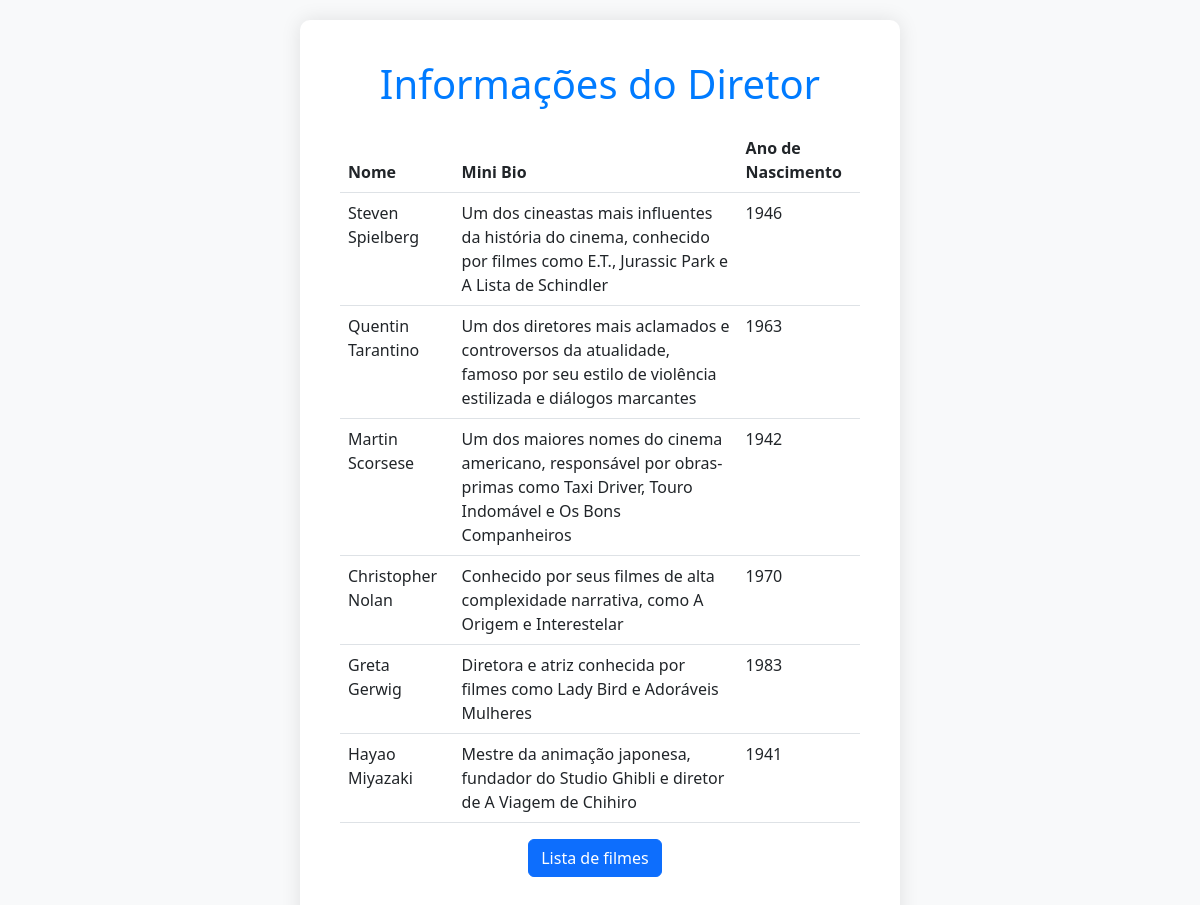
/diretor-listar.php, run on the app's committed database.
### tables this page shows
CREATE TABLE diretor (
    id_diretor INT AUTO_INCREMENT NOT NULL PRIMARY KEY,
    nome VARCHAR(255),
    minibio LONGTEXT,
    ano_nascimento YEAR
);

### classes/filme.php (called while the page is built, shortened)
<?php
class Filme {
    public function listarDiretor()
{
    $sql = "SELECT  * FROM diretor ORDER BY id_diretor";
    include "classes/conexao.php";
    $resultado = $conexao->query($sql);
    $listaDiretores = $resultado->fetchAll();
    return $listaDiretores;
}
}

### diretor-listar.php (the view, shortened to what this page needs)
<?php
require_once "classes/filme.php";
$filme = new Filme();
if (isset($_GET['id_diretor'])) {
    $id_diretor = $_GET['id_diretor'];
    $diretor = $filme->obterDiretorPorID($id_diretor);
    $listaDiretores = [$diretor];
} else {
    $listaDiretores = $filme->listarDiretor();
}
?>
<!DOCTYPE html>
<html lang="pt-br">
<head>
    <link href="https://cdn.jsdelivr.net/npm/bootstrap@5.3.0/dist/css/bootstrap.min.css" rel="stylesheet">
    <link rel="stylesheet" href="styles/diretor-styles.css">
</head>
<body>
<div class="container">
    <h1>Informações do Diretor</h1>
    <table class="table vertical-table">
        <thead>
            <tr>
                <th>Nome</th>
                <th>Mini Bio</th>
                <th>Ano de Nascimento</th>
            </tr>
        </thead>
        <tbody>
            <?php foreach ($listaDiretores as $diretor): ?>
                <tr>
                    <td><?php echo $diretor['nome'] ?></td>
                    <td><?php echo $diretor['minibio'] ?></td>
                    <td><?php echo $diretor['ano_nascimento'] ?></td>
                </tr>
            <?php endforeach ?>
        </tbody>
    </table>
    <a href="filme-listar.php" class="btn btn-primary mb-3">Lista de filmes</a>
</div>
</body>
</html>

### styles/diretor-styles.css (style rules this page uses)
body { background-color: #f8f9fa; margin: 0; padding: 20px; display: flex; align-items: center; justify-content: center; min-height: 100vh; text-align: center; }
.container { background-color: white; padding: 40px; border-radius: 10px; box-shadow: 0 0 20px rgba(0, 0, 0, 0.1); width: 100%; max-width: 600px; overflow-x: auto; }
h1 { color: #007BFF; margin-bottom: 20px; }
table { width: 100%; border-collapse: collapse; margin-top: 20px; background-color: #fff; }
th, td { padding: 15px; text-align: left; }
th { background-color: #007BFF; color: white; }
tr:nth-child(even) { background-color: #f2f2f2; }
a { text-decoration: none; color: #007BFF; margin-right: 10px; }
.mb-3 { margin-bottom: 20px; }

### data on the page
diretor: nome "Steven Spielberg", minibio "Um dos cineastas mais influentes da história do cinema, conhecido por filmes como E.T., Jurassic Park e A Lista de Schindler", ano_nascimento "1946"
diretor: nome "Quentin Tarantino", minibio "Um dos diretores mais aclamados e controversos da atualidade, famoso por seu estilo de violência estilizada e diálogos marcantes", ano_nascimento "1963"
diretor: nome "Martin Scorsese", minibio "Um dos maiores nomes do cinema americano, responsável por obras-primas como Taxi Driver, Touro Indomável e Os Bons Companheiros", ano_nascimento "1942"
diretor: nome "Christopher Nolan", minibio "Conhecido por seus filmes de alta complexidade narrativa, como A Origem e Interestelar", ano_nascimento "1970"
diretor: nome "Greta Gerwig", minibio "Diretora e atriz conhecida por filmes como Lady Bird e Adoráveis Mulheres", ano_nascimento "1983"
diretor: nome "Hayao Miyazaki", minibio "Mestre da animação japonesa, fundador do Studio Ghibli e diretor de A Viagem de Chihiro", ano_nascimento "1941"
